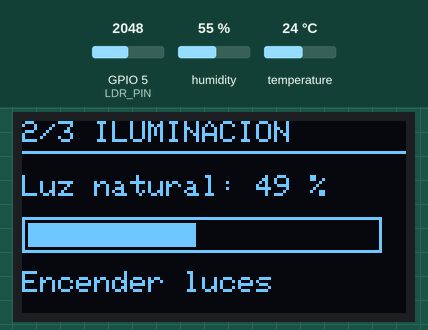
Simulated run of this sketch. Board: ESP32-S2. Shown: 128×64 one-colour display. Inputs (shaded band) come from the test bench; at power-on: humidity 55 %, temperature 24 °C, GPIO 5 (LDR_PIN) = 2048. What the sketch prints to the serial monitor is not drawn.

Above: at 3.6 s.
3.7 s: humidity set to 88 %
At 7.0 s:
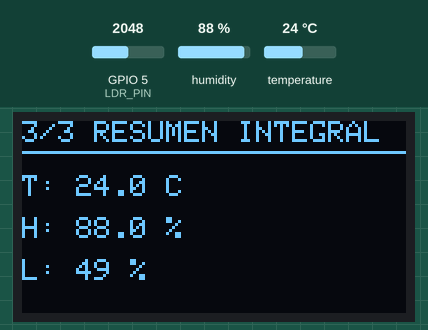
12.3 s: temperature set to 27.7 °C
At 18.6 s:
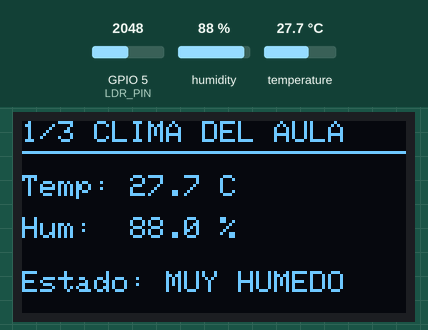
19.5 s: temperature set to 28.6 °C
At 27.8 s:
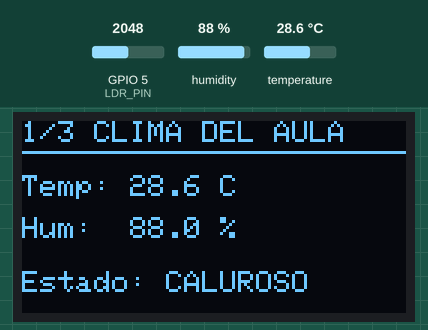
28.1 s: GPIO 5 (LDR_PIN) set to 2866
At 33.6 s:
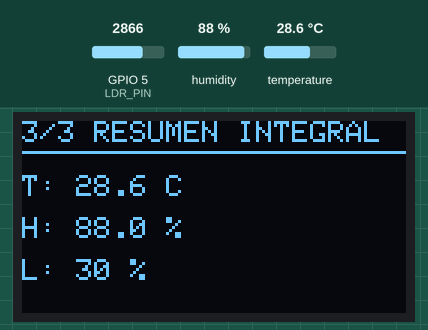
36.7 s: GPIO 5 (LDR_PIN) set to 2047
At 39.4 s:
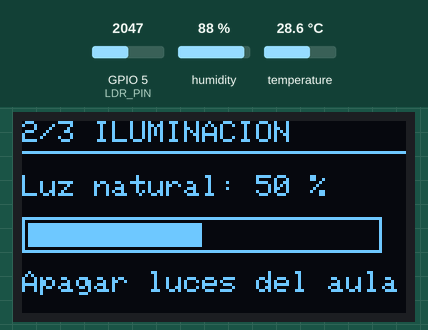
43.5 s: GPIO 5 (LDR_PIN) set to 1228
At 48.6 s:
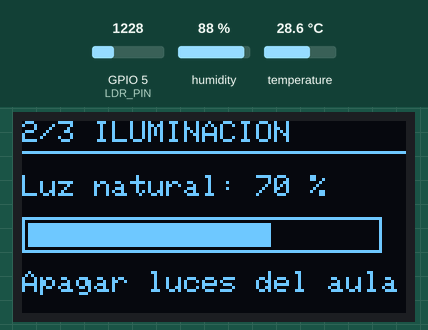
Timing chart, 0 to 50.1 s (numbered marks = the images above; inputs shaded):
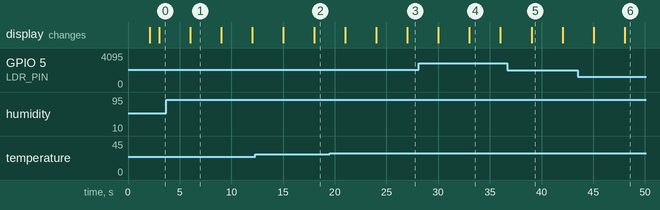

Measured:
- the behaviour switches between 28 and 28.1 °C on temperature (found by bisection; images 2 and 3)
- after the input at 36.7 s, the display: changes after 2.3 s (image 5)
- what the display in image 1 shows lasts 3.0 s, from 6.0 s to 9.0 s

The sketch:

sketch.ino
```cpp
#include <Wire.h>
#include <Adafruit_GFX.h>
#include <Adafruit_SSD1306.h>
#include <DHT.h>

// Configuración de la pantalla OLED
#define SCREEN_WIDTH 128
#define SCREEN_HEIGHT 64
#define OLED_RESET -1
#define OLED_SDA 20
#define OLED_SCL 21
Adafruit_SSD1306 display(SCREEN_WIDTH, SCREEN_HEIGHT, &Wire, OLED_RESET);

// Configuración de pines y sensores
#define DHTPIN 4
#define DHTTYPE DHT22
#define LDR_PIN 5

DHT dht(DHTPIN, DHTTYPE);

// Variables globales de lectura
float temperatura = 0.0;
float humedad = 0.0;
int luzPorcentaje = 0;

// Control de tiempos no bloqueante con millis()
unsigned long ultimaLectura = 0;
unsigned long ultimoCambioPantalla = 0;
const unsigned long INTERVALO_LECTURA = 2000;   // Leer sensores cada 2 segundos
const unsigned long INTERVALO_PANTALLA = 3000;  // Alternar pantalla cada 3 segundos

int pantallaActual = 0; // 0: Clima, 1: Luz, 2: Resumen

void setup() {
  Serial.begin(115200);
  dht.begin();
  pinMode(LDR_PIN, INPUT);

  // Configurar los nuevos pines I2C ANTES de iniciar la OLED
  Wire.begin(OLED_SDA, OLED_SCL);

  if (!display.begin(SSD1306_SWITCHCAPVCC, 0x3C)) {
    Serial.println(F("Error al iniciar la pantalla OLED SSD1306"));
    for (;;);
  }

  display.clearDisplay();
  display.setTextColor(SSD1306_WHITE);
  display.setTextSize(1);
  display.setCursor(10, 20);
  display.println(F("Estacion Ambiental"));
  display.setCursor(18, 35);
  display.println(F("Multiparametro"));
  display.display();
  delay(2000);

  leerSensores();
  actualizarPantalla();
}

void loop() {
  unsigned long tiempoActual = millis();

  // 1. Leer los sensores cada 2 segundos sin pausar el programa
  if (tiempoActual - ultimaLectura >= INTERVALO_LECTURA) {
    ultimaLectura = tiempoActual;
    leerSensores();
  }

  // 2. Alternar la pantalla OLED cada 3 segundos
  if (tiempoActual - ultimoCambioPantalla >= INTERVALO_PANTALLA) {
    ultimoCambioPantalla = tiempoActual;
    pantallaActual = (pantallaActual + 1) % 3; // Cicla: 0 -> 1 -> 2 -> 0
    actualizarPantalla();
  }
}

// --- FUNCIONES MODULARES ---

void leerSensores() {
  float h = dht.readHumidity();
  float t = dht.readTemperature();

  if (!isnan(h) && !isnan(t)) {
    humedad = h;
    temperatura = t;
  } else {
    Serial.println(F("Error al leer el sensor DHT"));
  }

  int lecturaADC = analogRead(LDR_PIN);
  luzPorcentaje = map(lecturaADC, 4095, 0, 0, 100);
  luzPorcentaje = constrain(luzPorcentaje, 0, 100);

  Serial.print(F("Temp: ")); Serial.print(temperatura);
  Serial.print(F(" C | Hum: ")); Serial.print(humedad);
  Serial.print(F(" % | Luz: ")); Serial.print(luzPorcentaje);
  Serial.println(F(" %"));
}

void actualizarPantalla() {
  display.clearDisplay();
  if (pantallaActual == 0) {
    mostrarPantallaClima();
  } else if (pantallaActual == 1) {
    mostrarPantallaLuz();
  } else {
    mostrarPantallaResumen();
  }
  display.display();
}

void mostrarPantallaClima() {
  display.setTextSize(1);
  display.setCursor(0, 0);
  display.println(F("1/3 CLIMA DEL AULA"));
  display.drawLine(0, 10, 128, 10, SSD1306_WHITE);

  display.setCursor(0, 18);
  display.print(F("Temp: "));
  display.print(temperatura, 1);
  display.println(F(" C"));

  display.setCursor(0, 32);
  display.print(F("Hum:  "));
  display.print(humedad, 1);
  display.println(F(" %"));

  display.setCursor(0, 50);
  if (temperatura > 28.0) {
    display.print(F("Estado: CALUROSO"));
  } else if (humedad > 70.0) {
    display.print(F("Estado: MUY HUMEDO"));
  } else {
    display.print(F("Estado: CONFORTABLE"));
  }
}

void mostrarPantallaLuz() {
  display.setTextSize(1);
  display.setCursor(0, 0);
  display.println(F("2/3 ILUMINACION"));
  display.drawLine(0, 10, 128, 10, SSD1306_WHITE);

  display.setCursor(0, 18);
  display.print(F("Luz natural: "));
  display.print(luzPorcentaje);
  display.println(F(" %"));

  display.drawRect(0, 32, 120, 12, SSD1306_WHITE);
  int anchoBarra = map(luzPorcentaje, 0, 100, 0, 116);
  display.fillRect(2, 34, anchoBarra, 8, SSD1306_WHITE);

  display.setCursor(0, 50);
  if (luzPorcentaje >= 50) {
    display.print(F("Apagar luces del aula"));
  } else {
    display.print(F("Encender luces"));
  }
}

void mostrarPantallaResumen() {
  display.setTextSize(1);
  display.setCursor(0, 0);
  display.println(F("3/3 RESUMEN INTEGRAL"));
  display.drawLine(0, 10, 128, 10, SSD1306_WHITE);

  display.setCursor(0, 18);
  display.print(F("T: ")); display.print(temperatura, 1); display.println(F(" C"));

  display.setCursor(0, 32);
  display.print(F("H: ")); display.print(humedad, 1); display.println(F(" %"));

  display.setCursor(0, 46);
  display.print(F("L: ")); display.print(luzPorcentaje); display.println(F(" %"));
}
```
